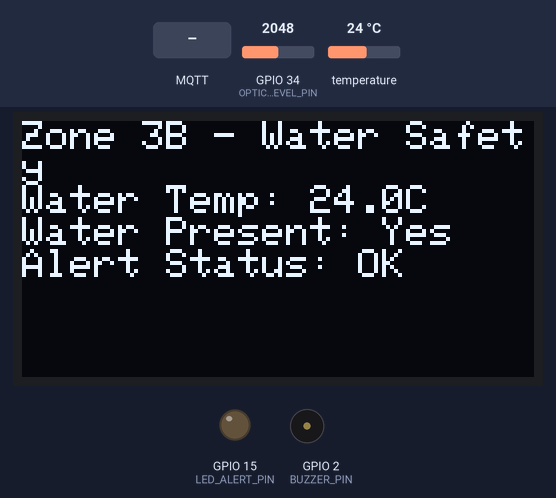
The sketch below on a simulated ESP32. Parts: 128×64 one-colour display, output pins drawn as LEDs (lit = HIGH), buzzer (waves = sounding, pin HIGH). The test bench sets the inputs (shaded band); at power-on: GPIO 34 (OPTICAL_LEVEL_PIN) = 2048, temperature 24 °C. WiFi joins after 1.5 s; servers stay silent unless stated; no MQTT or app messages arrive unless stated; what the sketch prints to the serial monitor is not drawn.

Above: at 3.9 s.
4.0 s: GPIO 34 (OPTICAL_LEVEL_PIN) set to 1538
7.1 s: GPIO 34 (OPTICAL_LEVEL_PIN) set to 1472
At 9.3 s:
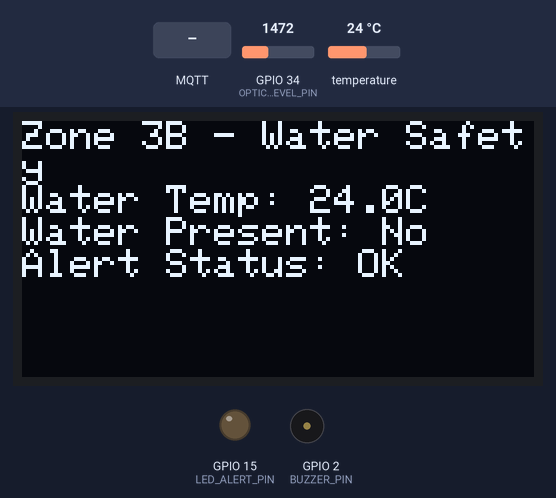
10.0 s: temperature set to 12 °C
At 12.3 s:
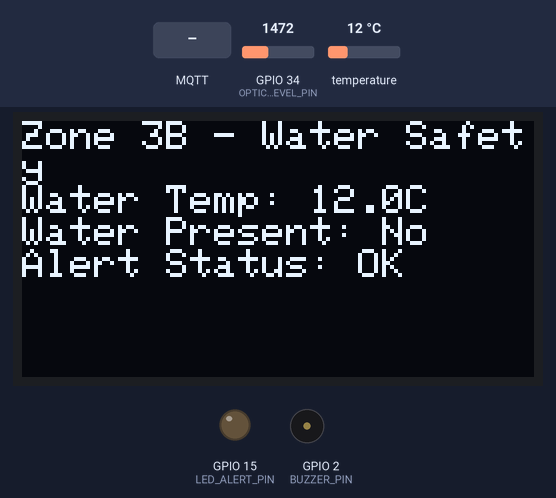
12.6 s: MQTT message "setAlert" arrives on the first subscribed topic
14.1 s: temperature set to 19 °C
17.7 s: temperature set to 28 °C
At 20.1 s:
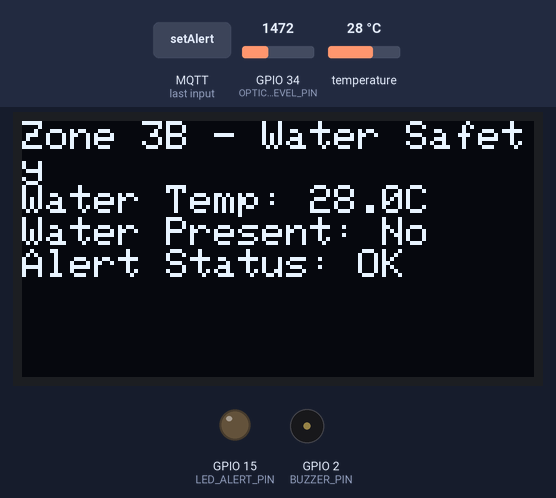
Timing chart, 0 to 21.3 s (numbered marks = the images above; inputs shaded):
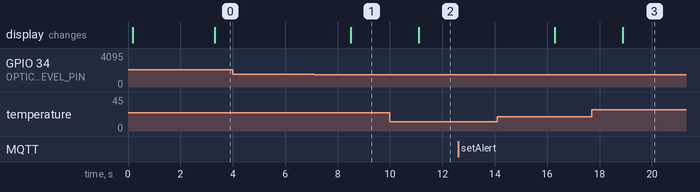

The sketch:

Zone3B_WaterSafety.ino
```cpp
/*
 * Zone 3B - Water Safety Node
 * ESP32 with DS18B20 Temp, Optical Level Sensor, I2C OLED, LED Alert, Buzzer
 * GPIO Pins: DS18B20=4, Optical Level=34, LED Alert=15, Buzzer=2
 * I2C: SDA=21, SCL=22 (for OLED)
 */

#include <WiFi.h>
#include <MQTT.h>
#include <OneWire.h>
#include <DallasTemperature.h>
#include <Wire.h>
#include <Adafruit_SSD1306.h>

// WiFi credentials
const char* ssid = "YOUR_SSID";
const char* password = "YOUR_PASSWORD";

// ThingsBoard MQTT broker
const char* mqtt_broker = "YOUR_THINGSBOARD_HOST";
const int mqtt_port = 1883;
const char* mqtt_username = "YOUR_DEVICE_TOKEN";

// GPIO Pins
#define ONE_WIRE_BUS 4
#define OPTICAL_LEVEL_PIN 34
#define LED_ALERT_PIN 15
#define BUZZER_PIN 2

// I2C pins
#define SDA_PIN 21
#define SCL_PIN 22

// OneWire and Dallas Temperature
OneWire oneWire(ONE_WIRE_BUS);
DallasTemperature sensors(&oneWire);

// OLED Display
Adafruit_SSD1306 display(128, 64, &Wire, -1);

// MQTT Client
WiFiClient espClient;
MQTTClient client;

// Thresholds
const int TDS_ALERT_THRESHOLD = 130;
const int LOW_WATER_THRESHOLD = 30;

// State tracking
float waterTemperature = 22.0;
bool waterPresent = true;
bool alertLed = false;
bool buzzerActive = false;
unsigned long lastAlertTime = 0;

void setup() {
  Serial.begin(115200);
  delay(100);

  // Initialize pins
  pinMode(LED_ALERT_PIN, OUTPUT);
  pinMode(BUZZER_PIN, OUTPUT);

  // Set PWM for buzzer
  ledcSetup(0, 2000, 8);
  ledcAttachPin(BUZZER_PIN, 0);

  // Initialize I2C
  Wire.begin(SDA_PIN, SCL_PIN);

  // Initialize OLED
  if (!display.begin(SSD1306_I2C_ADDRESS, 0x3C)) {
    Serial.println("OLED initialization failed");
  }
  display.clearDisplay();
  display.setTextSize(1);
  display.setTextColor(SSD1306_WHITE);
  display.setCursor(0, 0);
  display.println("Zone 3B Starting...");
  display.display();

  // Initialize DS18B20
  sensors.begin();

  // Connect to WiFi
  connectToWiFi();

  // Setup MQTT
  client.begin(mqtt_broker, mqtt_port, espClient);
  client.onMessage(messageReceived);
}

void loop() {
  // Maintain WiFi connection
  if (WiFi.status() != WL_CONNECTED) {
    connectToWiFi();
  }

  // Maintain MQTT connection
  if (!client.connected()) {
    connectToMQTT();
  }
  client.loop();

  // Read sensors every 2.5 seconds
  static unsigned long lastReadTime = 0;
  if (millis() - lastReadTime >= 2500) {
    lastReadTime = millis();

    // Read DS18B20 temperature
    sensors.requestTemperatures();
    waterTemperature = sensors.getTempCByIndex(0);

    // Read optical level sensor (0-4095 ADC)
    int opticalADC = analogRead(OPTICAL_LEVEL_PIN);
    waterPresent = opticalADC > 1500; // Threshold for water presence

    // Update OLED
    updateOLED();

    // Publish telemetry
    publishTelemetry();
  }

  // Handle alert timing (buzzer and LED blink)
  if (alertLed) {
    // Blink alert LED and buzzer
    unsigned long timeSinceAlert = millis() - lastAlertTime;
    if (timeSinceAlert < 5000) { // Alert for 5 seconds
      if ((timeSinceAlert / 200) % 2 == 0) { // Toggle every 200ms
        digitalWrite(LED_ALERT_PIN, HIGH);
        ledcWrite(0, 150); // Buzzer on
      } else {
        digitalWrite(LED_ALERT_PIN, LOW);
        ledcWrite(0, 0); // Buzzer off
      }
    } else {
      // Clear alert after 5 seconds
      alertLed = false;
      buzzerActive = false;
      digitalWrite(LED_ALERT_PIN, LOW);
      ledcWrite(0, 0);
    }
  }

  delay(100);
}

void connectToWiFi() {
  Serial.print("Connecting to WiFi: ");
  Serial.println(ssid);
  WiFi.begin(ssid, password);

  int attempts = 0;
  while (WiFi.status() != WL_CONNECTED && attempts < 20) {
    delay(500);
    Serial.print(".");
    attempts++;
  }

  if (WiFi.status() == WL_CONNECTED) {
    Serial.println("\nWiFi connected!");
  }
}

void connectToMQTT() {
  Serial.print("Connecting to MQTT as Zone3B...");

  if (client.connect("Zone3B", mqtt_username, "")) {
    Serial.println("connected!");
    client.subscribe("v1/devices/me/rpc/request/+");
  } else {
    Serial.println("failed");
  }
}

void publishTelemetry() {
  String payload = "{";
  payload += "\"waterTemperature\":" + String(waterTemperature, 1);
  payload += ",\"waterPresent\":" + String(waterPresent ? "true" : "false");
  payload += ",\"alertLed\":" + String(alertLed ? "true" : "false");
  payload += ",\"buzzerActive\":" + String(buzzerActive ? "true" : "false");
  payload += "}";

  client.publish("v1/devices/me/telemetry", payload);
}

void updateOLED() {
  display.clearDisplay();
  display.setTextSize(1);
  display.setTextColor(SSD1306_WHITE);
  display.setCursor(0, 0);
  display.println("Zone 3B - Water Safety");
  display.print("Water Temp: ");
  display.print(waterTemperature, 1);
  display.println("C");
  display.print("Water Present: ");
  display.println(waterPresent ? "Yes" : "No");
  display.print("Alert Status: ");
  display.println(alertLed ? "ACTIVE" : "OK");
  display.display();
}

void messageReceived(String &topic, String &payload) {
  Serial.print("Incoming MQTT message: ");
  Serial.println(payload);

  if (topic.indexOf("rpc/request") != -1) {
    if (payload.indexOf("setAlert") != -1) {
      alertLed = payload.indexOf("true") != -1;
      buzzerActive = alertLed;
      if (alertLed) {
        lastAlertTime = millis();
      } else {
        digitalWrite(LED_ALERT_PIN, LOW);
        ledcWrite(0, 0);
      }

      String response = "{\"result\":true}";
      client.publish("v1/devices/me/rpc/response/1", response);
    }
  }
}

#define SSD1306_I2C_ADDRESS 0x3C
```

Measured:
- the behaviour switches between 1501 and 1500 on GPIO 34 (OPTICAL_LEVEL_PIN) (found by bisection; images 0 and 1)
- after the input at 4.0 s, every drawn part: stays the same
- after the input at 7.1 s, the display: changes after 1.4 s (image 1)
- after the input at 10.0 s, the display: changes after 1.1 s (image 2)
- after the input at 17.7 s, the display: changes after 1.2 s (image 3)
